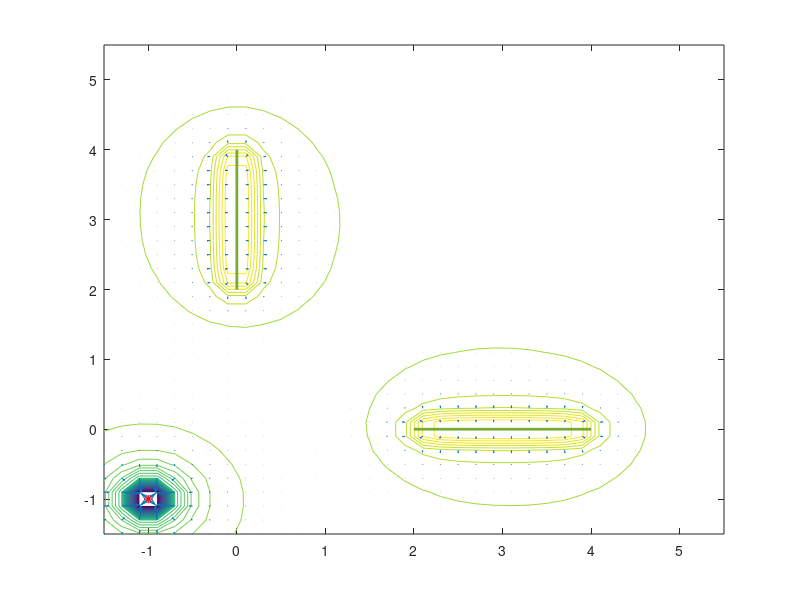

Write the MATLAB code that produced this figure.

%edit your ranges to display here.  important to not include the actual
%location of your object in this grid of points or it will give you
%infinities

[px,py]=meshgrid(-1.5:.2:5.5,-1.5:.2:5.5);
[xlim,ylim] = size(px);
V = zeros(xlim, ylim);

for i=1:xlim
    for j=1:ylim
%this is the equation and integral with ranges for a specific object:  you
%should be able to figure out what this is and edit appropriately to get
%what you want
dV = @(x)  1./(sqrt((px(i,j)-(x+3)).^2 + py(i,j).^2)).^2 + 1./(sqrt(px(i,j).^2 + (py(i,j)-(x+3)).^2)).^2;
V(i,j) = integral(dV,-1,1) - 3./(sqrt((px(i,j)+1).^2+(py(i,j)+1).^2)).^2;
    end
end

hold off
contour(px,py,V, 50)
[Ex,Ey] = gradient(V);

hold on
quiver(px,py,-Ex,-Ey)
line([2 4],[0 0],'LineWidth',2);
line([0 0],[2 4],'LineWidth',2);
plot([-1], [-1], 'r*');